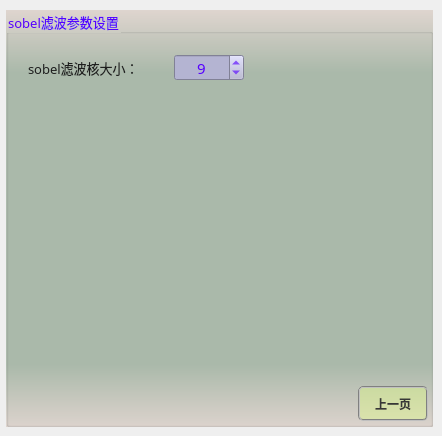
       <widget class="QWidget" name="page_9">
        <widget class="QGroupBox" name="groupParam_8">
         <property name="geometry">
          <rect>
           <x>6</x>
           <y>10</y>
           <width>427</width>
           <height>417</height>
          </rect>
         </property>
         <property name="font">
          <font>
           <family>微软雅黑</family>
           <pointsize>10</pointsize>
          </font>
         </property>
         <property name="styleSheet">
          <string notr="true">background-color: qlineargradient(x1:0, y1:0, x2:0, y2:1, stop:0 #dfd5cf, stop: 0.15 #acbbac, stop: 0.85 #acbbac,stop:1 #dfd5cf);
color: rgb(85, 0, 255);</string>
         </property>
         <property name="title">
          <string>sobel滤波参数设置</string>
         </property>
         <widget class="QPushButton" name="btnSobelBack">
          <property name="geometry">
           <rect>
            <x>352</x>
            <y>376</y>
            <width>70</width>
            <height>35</height>
           </rect>
          </property>
          <property name="minimumSize">
           <size>
            <width>70</width>
            <height>30</height>
           </size>
          </property>
          <property name="font">
           <font>
            <family>微软雅黑</family>
            <pointsize>9</pointsize>
            <weight>75</weight>
            <italic>false</italic>
            <bold>true</bold>
           </font>
          </property>
          <property name="styleSheet">
           <string notr="true">QWidget{ background-color: rgba(225, 255, 127,100);}
QWidget{ color: rgb(55, 55, 55);}
QWidget{ border: 2px groove gray;border-radius: 5px;padding: 2px 4px;}
QPushButton:hover{ background-color: rgba(225, 255, 127,150);}
QPushButton:pressed{background-color: rgba(225, 255, 127,255);}</string>
          </property>
          <property name="text">
           <string>上一页</string>
          </property>
         </widget>
         <widget class="QLabel" name="label_20">
          <property name="geometry">
           <rect>
            <x>22</x>
            <y>48</y>
            <width>143</width>
            <height>19</height>
           </rect>
          </property>
          <property name="font">
           <font>
            <family>微软雅黑</family>
            <pointsize>10</pointsize>
           </font>
          </property>
          <property name="styleSheet">
           <string notr="true">color: rgb(30, 30, 30);
background: transparent;</string>
          </property>
          <property name="text">
           <string>sobel滤波核大小：</string>
          </property>
         </widget>
         <widget class="QSpinBox" name="spinSobelKSize">
          <property name="geometry">
           <rect>
            <x>168</x>
            <y>44</y>
            <width>70</width>
            <height>27</height>
           </rect>
          </property>
          <property name="font">
           <font>
            <family>微软雅黑</family>
            <pointsize>11</pointsize>
           </font>
          </property>
          <property name="toolTip">
           <string/>
          </property>
          <property name="styleSheet">
           <string notr="true">QWidget{color: rgb(85, 0, 255);background-color: rgb(180, 180, 210);}
QSpinBox::up-button{
    border:transparent;
}
QSpinBox::down-button{
    border:transparent;
}
QSpinBox::up-arrow{
    image:url(:/resource/up.png);
}
QSpinBox::down-arrow{
    image:url(:/resource/down.png);
}</string>
          </property>
          <property name="alignment">
           <set>Qt::AlignCenter</set>
          </property>
          <property name="minimum">
           <number>1</number>
          </property>
          <property name="maximum">
           <number>101</number>
          </property>
          <property name="singleStep">
           <number>1</number>
          </property>
          <property name="value">
           <number>9</number>
          </property>
         </widget>
        </widget>
       </widget>
